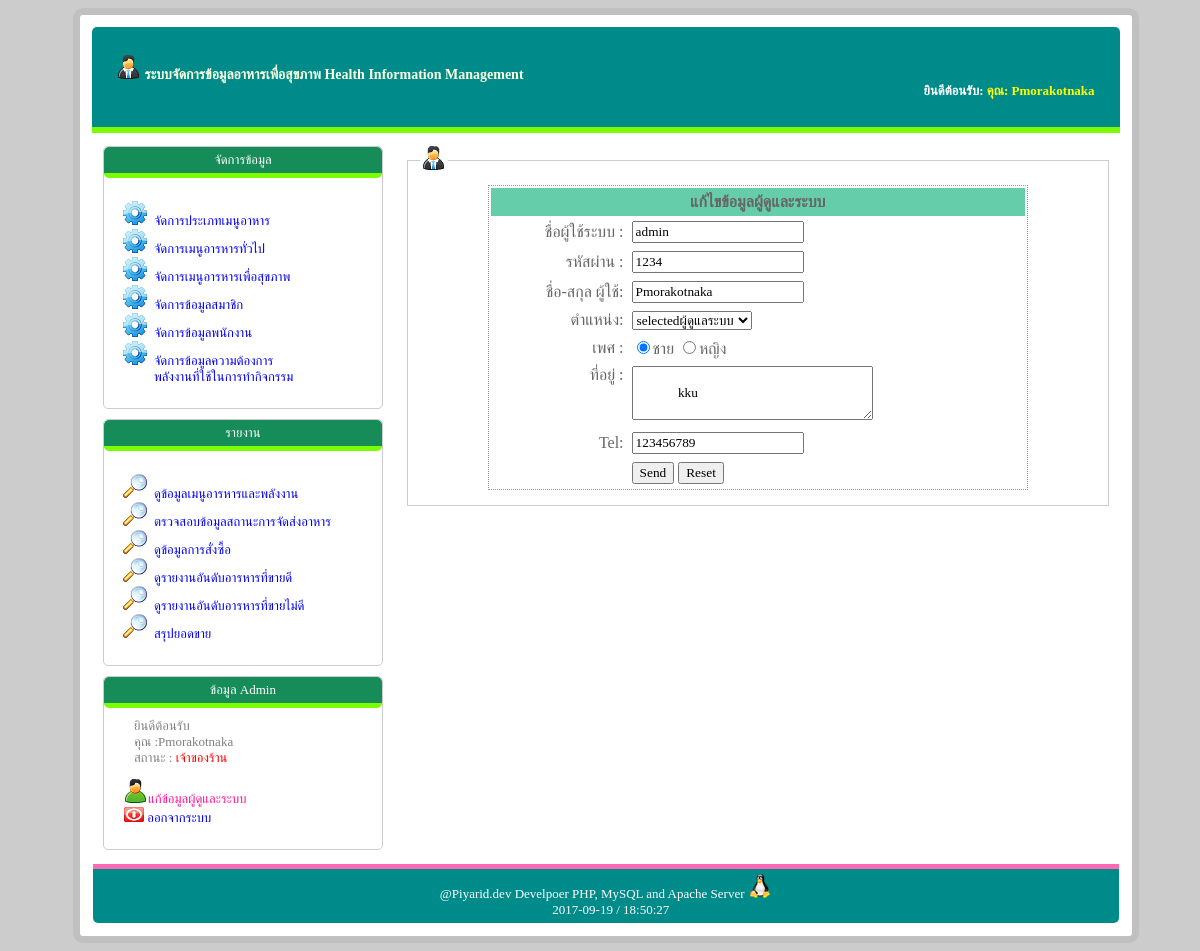
/back_end/home.php?url=show_dataadmin&psn_id=1 (signed in), run on the app's committed database.
### tables this page shows
CREATE TABLE `personnel` (
  `psn_id` int(5) NOT NULL auto_increment,
  `username` varchar(20) NOT NULL,
  `password` varchar(20) NOT NULL,
  `psn_name` varchar(20) NOT NULL,
  `psn_position` varchar(20) NOT NULL,
  `psn_sex` varchar(5) NOT NULL,
  `psn_address` varchar(100) NOT NULL,
  `psn_mobile` varchar(10) NOT NULL,
  PRIMARY KEY  (`psn_id`)
);

### back_end/show_dataadmin.php (the view, shortened to what this page needs)
<?php
        $psn_id  = $_GET['psn_id'];
            $sql = "SELECT * FROM personnel WHERE psn_id='$psn_id'";
            $result = mysql_query($sql);
            if($result){
                $r = mysql_fetch_array($result);
            } else {
                echo mysql_error();
}
?>
<!DOCTYPE html>
<html>
    <head>
    </head>
    <body>
        <fieldset style="border: 1px #cccccc solid;margin: 10px;">
            <legend>
                <img src="../ico/boss.ico"/>
            </legend>
            <form action="personnel_edit_process.php" method="post">
                <table width="80%" cellpadding="3px"
                style="border: #999 1px dotted;margin: 5px;">
                    <th colspan="2" style="background: #66CDAA;padding: 5px;">
                        <?php
                        if ($_SESSION["psn_position"] == 1) {
                            $status ="แก้ไขข้อมูลผู้ดูและระบบ";
                        } else {
                            if($_SESSION["psn_position"]== 0){
                                $status ="แก้ไขข้อมูลพนักงาน";
                            }
                        }
                        echo $status;
                        ?>
                    </th>
                    <tr>
                        <td align="right">ชื่อผู้ใช้ระบบ :</td>
                        <td>
                            <input type="text" name="username" value="<?=$r[username]?>"/>
                        </td>
                    </tr>
                    <tr>
                        <td align="right">รหัสผ่าน :</td>
                        <td>
                            <input type="text" name="password" value="<?=$r[password]?>"/>
                        </td>
                    </tr>
                    <tr>
                        <td align="right">ชื่อ-สกุล ผู้ใช้:</td>
                        <td>
                            <input type="text" name="psn_name" value="<?=$r[psn_name]?>"/>
                        </td>
                    </tr>
                    <tr>
                        <td align="right">ตำแหน่ง:</td>
                        <td>
                            <select name="psn_position">
                                <?php
                                if($r[psn_position]=="1"){
                                   $psn =  "selected" . "ผู้ดูแลระบบ";
                                   ?>
                                <option value="1">
                                    <?php echo $psn;?>
                                </option>
                                  <?php
                                }
                                    ?>
                           </select>
                        </td>
                    </tr>
                    <tr>
                        <td align="right">เพศ :</td>
                        <td>
                           <input type="radio" name="psn_sex" value="man"
                            <?php if($r[psn_sex]=="man"){echo "checked";}?>/>ชาย
                            <input type="radio" name="psn_sex" value="woman"
                             <?php if($r[psn_sex]=="woman"){echo "checked";}?>/>หญิง
                        </td>
                    </tr>
                    <tr>
                        <td align="right" valign="top">ที่อยู่ :</td>
                        <td>
                          <textarea name="psn_address" rows="3" cols="30"><?=$r[psn_address]?></textarea>
                        </td>
                    </tr>
                    <tr>
                        <td align="right">Tel:</td>
                        <td>
                            <input type="text" name="psn_mobile" value="<?=$r[psn_mobile]?>"/>
                        </td>
                    </tr>
                    <tr>
                        <td></td>
                        <td>
                            <input type="submit" value="Send"/>
                            <input type="reset" value="Reset"/>
                        </td>
                    </tr>
                </table>
            </form>
        </fieldset>
    </body>
</html>

### css/admin.css (style rules this page uses)
body { background-color: #ccc; }
* { font-family: Tahoma ,Waree; }

### data on the page
personnel: username "admin", password "1234", psn_name "Pmorakotnaka", psn_position "selectedผู้ดูแลระบบ", psn_sex "☑", psn_address "kku", psn_mobile "123456789"

### other printed values
$_SESSION["psn_name"] "Pmorakotnaka"
$status "แก้ไขข้อมูลผู้ดูและระบบ"
